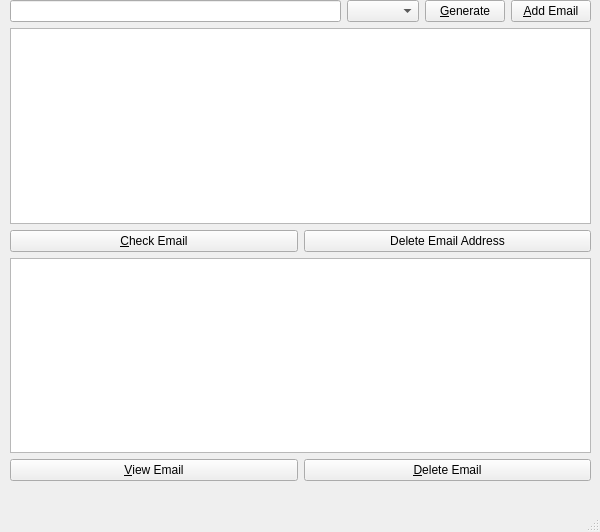
<?xml version="1.0" encoding="UTF-8"?>
<ui version="4.0">
 <class>MainWindow</class>
 <widget class="QMainWindow" name="MainWindow">
  <property name="geometry">
   <rect>
    <x>0</x>
    <y>0</y>
    <width>600</width>
    <height>532</height>
   </rect>
  </property>
  <property name="windowTitle">
   <string>PySecMail</string>
  </property>
  <widget class="QWidget" name="centralwidget">
   <widget class="QWidget" name="">
    <property name="geometry">
     <rect>
      <x>10</x>
      <y>0</y>
      <width>581</width>
      <height>481</height>
     </rect>
    </property>
    <layout class="QVBoxLayout" name="verticalLayout">
     <item>
      <layout class="QHBoxLayout" name="horizontalLayout">
       <item>
        <widget class="QLineEdit" name="txtEmailName"/>
       </item>
       <item>
        <widget class="QComboBox" name="cboDomain"/>
       </item>
       <item>
        <widget class="QPushButton" name="btnGenerateEmail">
         <property name="text">
          <string>&amp;Generate</string>
         </property>
        </widget>
       </item>
       <item>
        <widget class="QPushButton" name="btnAddNewEmail">
         <property name="text">
          <string>&amp;Add Email</string>
         </property>
        </widget>
       </item>
      </layout>
     </item>
     <item>
      <widget class="QListView" name="lstEmailAddresses"/>
     </item>
     <item>
      <layout class="QHBoxLayout" name="horizontalLayout_2">
       <item>
        <widget class="QPushButton" name="btnCheckEmail">
         <property name="text">
          <string>&amp;Check Email</string>
         </property>
        </widget>
       </item>
       <item>
        <widget class="QPushButton" name="pushButton_2">
         <property name="text">
          <string>Delete Email Address</string>
         </property>
        </widget>
       </item>
      </layout>
     </item>
     <item>
      <widget class="QListView" name="lstEmails"/>
     </item>
     <item>
      <layout class="QHBoxLayout" name="horizontalLayout_3">
       <item>
        <widget class="QPushButton" name="btnViewEmail">
         <property name="text">
          <string>&amp;View Email</string>
         </property>
        </widget>
       </item>
       <item>
        <widget class="QPushButton" name="btnDeleteEmail">
         <property name="text">
          <string>&amp;Delete Email</string>
         </property>
        </widget>
       </item>
      </layout>
     </item>
    </layout>
   </widget>
  </widget>
  <widget class="QMenuBar" name="menubar">
   <property name="geometry">
    <rect>
     <x>0</x>
     <y>0</y>
     <width>600</width>
     <height>23</height>
    </rect>
   </property>
  </widget>
  <widget class="QStatusBar" name="statusbar"/>
 </widget>
 <resources/>
 <connections/>
</ui>
